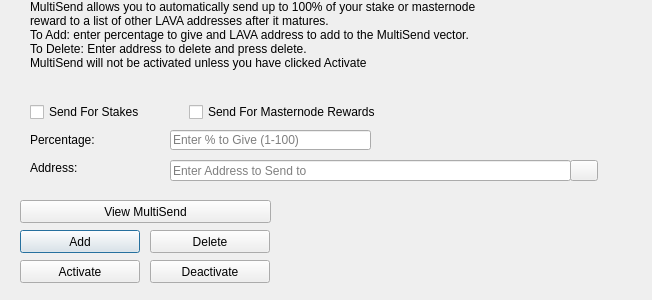
<?xml version="1.0" encoding="UTF-8"?>
<ui version="4.0">
 <class>MultiSendDialog</class>
 <widget class="QDialog" name="MultiSendDialog">
  <property name="windowModality">
   <enum>Qt::NonModal</enum>
  </property>
  <property name="geometry">
   <rect>
    <x>0</x>
    <y>0</y>
    <width>652</width>
    <height>300</height>
   </rect>
  </property>
  <property name="windowTitle">
   <string>MultiSend</string>
  </property>
  <widget class="QLineEdit" name="multiSendPercentEdit">
   <property name="geometry">
    <rect>
     <x>170</x>
     <y>130</y>
     <width>201</width>
     <height>20</height>
    </rect>
   </property>
   <property name="toolTip">
    <string>Enter whole numbers 1 - 100</string>
   </property>
   <property name="placeholderText">
    <string>Enter % to Give (1-100)</string>
   </property>
  </widget>
  <widget class="QLineEdit" name="multiSendAddressEdit">
   <property name="geometry">
    <rect>
     <x>170</x>
     <y>160</y>
     <width>401</width>
     <height>21</height>
    </rect>
   </property>
   <property name="toolTip">
    <string/>
   </property>
   <property name="placeholderText">
    <string>Enter Address to Send to</string>
   </property>
  </widget>
  <widget class="QLabel" name="label_2">
   <property name="geometry">
    <rect>
     <x>30</x>
     <y>0</y>
     <width>451</width>
     <height>121</height>
    </rect>
   </property>
   <property name="lineWidth">
    <number>1</number>
   </property>
   <property name="text">
    <string>MultiSend allows you to automatically send up to 100% of your stake or masternode reward to a list of other LAVA addresses after it matures.
To Add: enter percentage to give and LAVA address to add to the MultiSend vector.
To Delete: Enter address to delete and press delete.
MultiSend will not be activated unless you have clicked Activate</string>
   </property>
   <property name="alignment">
    <set>Qt::AlignLeading|Qt::AlignLeft|Qt::AlignTop</set>
   </property>
   <property name="wordWrap">
    <bool>true</bool>
   </property>
  </widget>
  <widget class="QLabel" name="message">
   <property name="geometry">
    <rect>
     <x>290</x>
     <y>200</y>
     <width>351</width>
     <height>91</height>
    </rect>
   </property>
   <property name="text">
    <string/>
   </property>
  </widget>
  <widget class="QPushButton" name="addButton">
   <property name="geometry">
    <rect>
     <x>20</x>
     <y>230</y>
     <width>120</width>
     <height>23</height>
    </rect>
   </property>
   <property name="toolTip">
    <string/>
   </property>
   <property name="statusTip">
    <string>Add to MultiSend Vector</string>
   </property>
   <property name="text">
    <string>Add</string>
   </property>
  </widget>
  <widget class="QPushButton" name="disableButton">
   <property name="geometry">
    <rect>
     <x>150</x>
     <y>260</y>
     <width>120</width>
     <height>23</height>
    </rect>
   </property>
   <property name="statusTip">
    <string>Deactivate MultiSend</string>
   </property>
   <property name="text">
    <string>Deactivate</string>
   </property>
  </widget>
  <widget class="QPushButton" name="addressBookButton">
   <property name="geometry">
    <rect>
     <x>570</x>
     <y>160</y>
     <width>28</width>
     <height>21</height>
    </rect>
   </property>
   <property name="toolTip">
    <string>Choose an address from the address book</string>
   </property>
   <property name="text">
    <string/>
   </property>
   <property name="icon">
    <iconset resource="../lava.qrc">
     <normaloff>:/icons/address-book</normaloff>:/icons/address-book</iconset>
   </property>
   <property name="shortcut">
    <string>Alt+A</string>
   </property>
   <property name="autoDefault">
    <bool>false</bool>
   </property>
  </widget>
  <widget class="QLabel" name="label">
   <property name="geometry">
    <rect>
     <x>30</x>
     <y>130</y>
     <width>121</width>
     <height>20</height>
    </rect>
   </property>
   <property name="toolTip">
    <string>Percentage of stake to send</string>
   </property>
   <property name="text">
    <string>Percentage:</string>
   </property>
  </widget>
  <widget class="QLabel" name="label_5">
   <property name="geometry">
    <rect>
     <x>30</x>
     <y>160</y>
     <width>111</width>
     <height>16</height>
    </rect>
   </property>
   <property name="toolTip">
    <string>Address to send portion of stake to</string>
   </property>
   <property name="text">
    <string>Address:</string>
   </property>
  </widget>
  <widget class="QPushButton" name="deleteButton">
   <property name="geometry">
    <rect>
     <x>150</x>
     <y>230</y>
     <width>120</width>
     <height>23</height>
    </rect>
   </property>
   <property name="toolTip">
    <string/>
   </property>
   <property name="statusTip">
    <string>Delete Address From MultiSend Vector</string>
   </property>
   <property name="text">
    <string>Delete</string>
   </property>
  </widget>
  <widget class="QPushButton" name="activateButton">
   <property name="geometry">
    <rect>
     <x>20</x>
     <y>260</y>
     <width>120</width>
     <height>23</height>
    </rect>
   </property>
   <property name="statusTip">
    <string>Activate MultiSend</string>
   </property>
   <property name="text">
    <string>Activate</string>
   </property>
  </widget>
  <widget class="QPushButton" name="viewButton">
   <property name="geometry">
    <rect>
     <x>20</x>
     <y>200</y>
     <width>251</width>
     <height>23</height>
    </rect>
   </property>
   <property name="toolTip">
    <string/>
   </property>
   <property name="statusTip">
    <string>View MultiSend Vector</string>
   </property>
   <property name="text">
    <string>View MultiSend</string>
   </property>
  </widget>
  <widget class="QWidget" name="horizontalLayoutWidget">
   <property name="geometry">
    <rect>
     <x>30</x>
     <y>100</y>
     <width>351</width>
     <height>24</height>
    </rect>
   </property>
   <layout class="QHBoxLayout" name="horizontalLayout">
    <item>
     <widget class="QCheckBox" name="multiSendStakeCheckBox">
      <property name="text">
       <string>Send For Stakes</string>
      </property>
     </widget>
    </item>
    <item>
     <widget class="QCheckBox" name="multiSendMasternodeCheckBox">
      <property name="text">
       <string>Send For Masternode Rewards</string>
      </property>
     </widget>
    </item>
   </layout>
  </widget>
 </widget>
 <resources>
  <include location="../lava.qrc"/>
 </resources>
 <connections/>
</ui>
